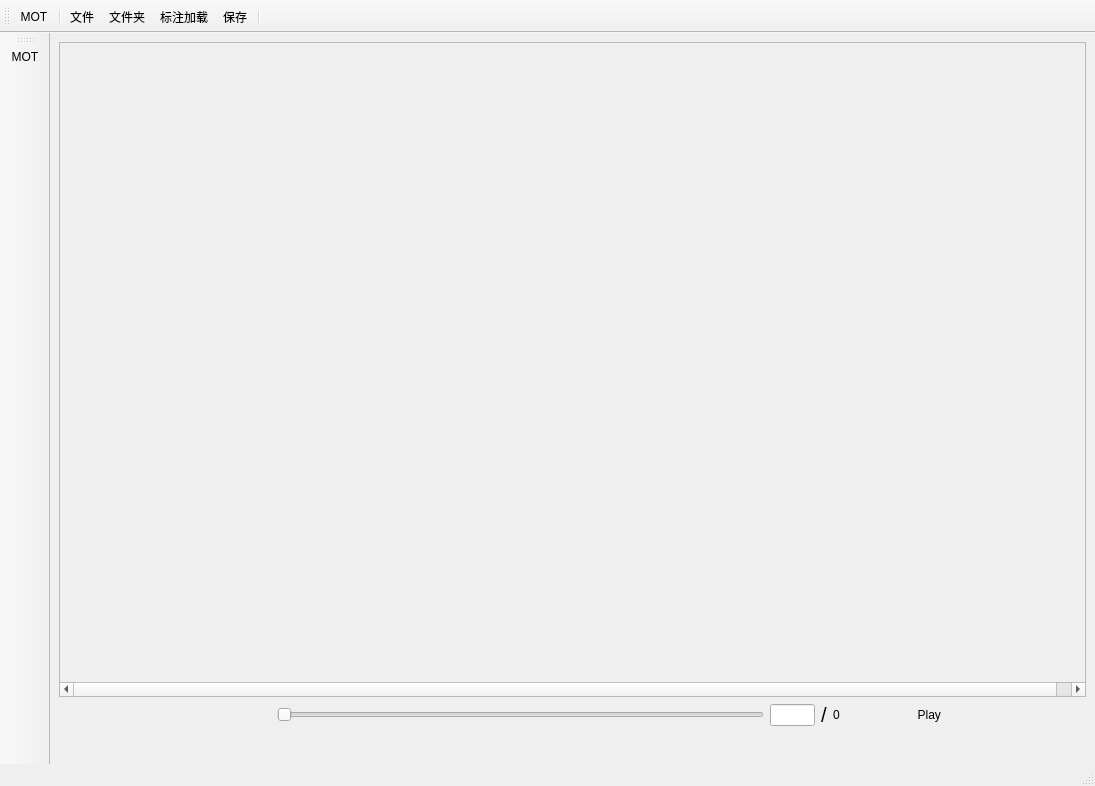
<?xml version="1.0" encoding="UTF-8"?>
<ui version="4.0">
 <class>MainWindow</class>
 <widget class="QMainWindow" name="MainWindow">
  <property name="geometry">
   <rect>
    <x>0</x>
    <y>0</y>
    <width>1095</width>
    <height>786</height>
   </rect>
  </property>
  <property name="windowTitle">
   <string>MainWindow</string>
  </property>
  <property name="styleSheet">
   <string notr="true"/>
  </property>
  <widget class="QWidget" name="centralwidget">
   <layout class="QVBoxLayout" name="verticalLayout">
    <item>
     <widget class="QScrollArea" name="scroll">
      <property name="verticalScrollBarPolicy">
       <enum>Qt::ScrollBarAsNeeded</enum>
      </property>
      <property name="horizontalScrollBarPolicy">
       <enum>Qt::ScrollBarAsNeeded</enum>
      </property>
      <property name="sizeAdjustPolicy">
       <enum>QAbstractScrollArea::AdjustIgnored</enum>
      </property>
      <property name="widgetResizable">
       <bool>false</bool>
      </property>
      <widget class="QWidget" name="scrollAreaWidgetContents">
       <property name="geometry">
        <rect>
         <x>0</x>
         <y>0</y>
         <width>1040</width>
         <height>601</height>
        </rect>
       </property>
      </widget>
     </widget>
    </item>
    <item>
     <layout class="QHBoxLayout" name="horizontalLayout">
      <item>
       <spacer name="horizontalSpacer">
        <property name="orientation">
         <enum>Qt::Horizontal</enum>
        </property>
        <property name="sizeType">
         <enum>QSizePolicy::Fixed</enum>
        </property>
        <property name="sizeHint" stdset="0">
         <size>
          <width>218</width>
          <height>18</height>
         </size>
        </property>
       </spacer>
      </item>
      <item>
       <widget class="QSlider" name="vedioSlider">
        <property name="sizePolicy">
         <sizepolicy hsizetype="Expanding" vsizetype="Fixed">
          <horstretch>0</horstretch>
          <verstretch>0</verstretch>
         </sizepolicy>
        </property>
        <property name="orientation">
         <enum>Qt::Horizontal</enum>
        </property>
       </widget>
      </item>
      <item>
       <widget class="QLineEdit" name="lineCurFrame">
        <property name="sizePolicy">
         <sizepolicy hsizetype="Fixed" vsizetype="Fixed">
          <horstretch>0</horstretch>
          <verstretch>0</verstretch>
         </sizepolicy>
        </property>
        <property name="maximumSize">
         <size>
          <width>45</width>
          <height>16777215</height>
         </size>
        </property>
       </widget>
      </item>
      <item>
       <widget class="QLabel" name="label">
        <property name="font">
         <font>
          <pointsize>15</pointsize>
         </font>
        </property>
        <property name="text">
         <string>/</string>
        </property>
       </widget>
      </item>
      <item>
       <widget class="QLabel" name="labelTotalFrame">
        <property name="text">
         <string>0</string>
        </property>
       </widget>
      </item>
      <item>
       <spacer name="horizontalSpacer_2">
        <property name="orientation">
         <enum>Qt::Horizontal</enum>
        </property>
        <property name="sizeType">
         <enum>QSizePolicy::Fixed</enum>
        </property>
        <property name="sizeHint" stdset="0">
         <size>
          <width>40</width>
          <height>20</height>
         </size>
        </property>
       </spacer>
      </item>
      <item>
       <widget class="QPushButton" name="pushButtonPlay">
        <property name="sizePolicy">
         <sizepolicy hsizetype="Preferred" vsizetype="Preferred">
          <horstretch>0</horstretch>
          <verstretch>0</verstretch>
         </sizepolicy>
        </property>
        <property name="text">
         <string>  Play</string>
        </property>
        <property name="icon">
         <iconset>
          <normaloff>resources/svg/play.svg</normaloff>
          <normalon>resources/svg/stop.svg</normalon>resources/svg/play.svg</iconset>
        </property>
        <property name="iconSize">
         <size>
          <width>35</width>
          <height>32</height>
         </size>
        </property>
        <property name="flat">
         <bool>true</bool>
        </property>
       </widget>
      </item>
      <item>
       <spacer name="horizontalSpacer_5">
        <property name="orientation">
         <enum>Qt::Horizontal</enum>
        </property>
        <property name="sizeType">
         <enum>QSizePolicy::Maximum</enum>
        </property>
        <property name="sizeHint" stdset="0">
         <size>
          <width>120</width>
          <height>20</height>
         </size>
        </property>
       </spacer>
      </item>
     </layout>
    </item>
    <item>
     <layout class="QHBoxLayout" name="horizontalLayout_2">
      <item>
       <spacer name="horizontalSpacer_4">
        <property name="orientation">
         <enum>Qt::Horizontal</enum>
        </property>
        <property name="sizeHint" stdset="0">
         <size>
          <width>40</width>
          <height>20</height>
         </size>
        </property>
       </spacer>
      </item>
      <item>
       <widget class="QPushButton" name="buttonBackward">
        <property name="sizePolicy">
         <sizepolicy hsizetype="Preferred" vsizetype="Preferred">
          <horstretch>0</horstretch>
          <verstretch>0</verstretch>
         </sizepolicy>
        </property>
        <property name="styleSheet">
         <string notr="true"/>
        </property>
        <property name="text">
         <string/>
        </property>
        <property name="icon">
         <iconset>
          <normaloff>resources/svg/backward.svg</normaloff>resources/svg/backward.svg</iconset>
        </property>
        <property name="iconSize">
         <size>
          <width>25</width>
          <height>25</height>
         </size>
        </property>
        <property name="flat">
         <bool>true</bool>
        </property>
       </widget>
      </item>
      <item>
       <widget class="QPushButton" name="buttonPre">
        <property name="sizePolicy">
         <sizepolicy hsizetype="Preferred" vsizetype="Fixed">
          <horstretch>0</horstretch>
          <verstretch>0</verstretch>
         </sizepolicy>
        </property>
        <property name="text">
         <string/>
        </property>
        <property name="icon">
         <iconset>
          <normaloff>resources/svg/previous.svg</normaloff>resources/svg/previous.svg</iconset>
        </property>
        <property name="iconSize">
         <size>
          <width>22</width>
          <height>22</height>
         </size>
        </property>
        <property name="flat">
         <bool>true</bool>
        </property>
       </widget>
      </item>
      <item>
       <widget class="QPushButton" name="buttonNext">
        <property name="sizePolicy">
         <sizepolicy hsizetype="Preferred" vsizetype="Fixed">
          <horstretch>0</horstretch>
          <verstretch>0</verstretch>
         </sizepolicy>
        </property>
        <property name="text">
         <string/>
        </property>
        <property name="icon">
         <iconset>
          <normaloff>resources/svg/next.svg</normaloff>resources/svg/next.svg</iconset>
        </property>
        <property name="iconSize">
         <size>
          <width>22</width>
          <height>22</height>
         </size>
        </property>
        <property name="flat">
         <bool>true</bool>
        </property>
       </widget>
      </item>
      <item>
       <widget class="QPushButton" name="buttonForward">
        <property name="sizePolicy">
         <sizepolicy hsizetype="Preferred" vsizetype="Preferred">
          <horstretch>0</horstretch>
          <verstretch>0</verstretch>
         </sizepolicy>
        </property>
        <property name="text">
         <string/>
        </property>
        <property name="icon">
         <iconset>
          <normaloff>resources/svg/forward.svg</normaloff>resources/svg/forward.svg</iconset>
        </property>
        <property name="iconSize">
         <size>
          <width>25</width>
          <height>25</height>
         </size>
        </property>
        <property name="flat">
         <bool>true</bool>
        </property>
       </widget>
      </item>
      <item>
       <spacer name="horizontalSpacer_3">
        <property name="orientation">
         <enum>Qt::Horizontal</enum>
        </property>
        <property name="sizeHint" stdset="0">
         <size>
          <width>40</width>
          <height>20</height>
         </size>
        </property>
       </spacer>
      </item>
     </layout>
    </item>
   </layout>
  </widget>
  <widget class="QMenuBar" name="menubar">
   <property name="geometry">
    <rect>
     <x>0</x>
     <y>0</y>
     <width>1095</width>
     <height>22</height>
    </rect>
   </property>
  </widget>
  <widget class="QStatusBar" name="statusbar"/>
  <widget class="QToolBar" name="toolBar">
   <property name="windowTitle">
    <string>toolBar</string>
   </property>
   <property name="toolButtonStyle">
    <enum>Qt::ToolButtonTextBesideIcon</enum>
   </property>
   <attribute name="toolBarArea">
    <enum>TopToolBarArea</enum>
   </attribute>
   <attribute name="toolBarBreak">
    <bool>false</bool>
   </attribute>
   <addaction name="actionToolbar"/>
   <addaction name="separator"/>
   <addaction name="actionFile"/>
   <addaction name="actionDict"/>
   <addaction name="actionGt"/>
   <addaction name="actionSave"/>
   <addaction name="separator"/>
  </widget>
  <widget class="QToolBar" name="toolBarVertical">
   <property name="windowTitle">
    <string>toolBar_2</string>
   </property>
   <attribute name="toolBarArea">
    <enum>LeftToolBarArea</enum>
   </attribute>
   <attribute name="toolBarBreak">
    <bool>false</bool>
   </attribute>
   <addaction name="actionToolbar"/>
  </widget>
  <action name="actionToolbar">
   <property name="text">
    <string>MOT</string>
   </property>
   <property name="toolTip">
    <string>MOT</string>
   </property>
  </action>
  <action name="actionFile">
   <property name="icon">
    <iconset>
     <normaloff>resources/svg/mp4.svg</normaloff>resources/svg/mp4.svg</iconset>
   </property>
   <property name="text">
    <string>文件</string>
   </property>
   <property name="toolTip">
    <string>导入视频或图片帧文件夹</string>
   </property>
  </action>
  <action name="actionGt">
   <property name="icon">
    <iconset>
     <normaloff>resources/svg/load.svg</normaloff>resources/svg/load.svg</iconset>
   </property>
   <property name="text">
    <string>标注加载</string>
   </property>
   <property name="toolTip">
    <string>导入标注文件</string>
   </property>
  </action>
  <action name="actionSave">
   <property name="icon">
    <iconset>
     <normaloff>resources/svg/save.svg</normaloff>resources/svg/save.svg</iconset>
   </property>
   <property name="text">
    <string>保存</string>
   </property>
   <property name="toolTip">
    <string>保存视频 [Ctrl+S]</string>
   </property>
   <property name="shortcut">
    <string>Ctrl+S</string>
   </property>
  </action>
  <action name="actionUndo">
   <property name="icon">
    <iconset>
     <normaloff>resources/svg/undo.svg</normaloff>resources/svg/undo.svg</iconset>
   </property>
   <property name="text">
    <string>撤销</string>
   </property>
   <property name="toolTip">
    <string>撤销 [Ctrl+Z]</string>
   </property>
   <property name="shortcut">
    <string>Ctrl+Z</string>
   </property>
  </action>
  <action name="actionRedo [Ctrl+Shift+Z]">
   <property name="icon">
    <iconset>
     <normaloff>resources/svg/redo.svg</normaloff>resources/svg/redo.svg</iconset>
   </property>
   <property name="text">
    <string>恢复</string>
   </property>
   <property name="toolTip">
    <string>恢复</string>
   </property>
   <property name="shortcut">
    <string>Ctrl+Shift+Z</string>
   </property>
  </action>
  <action name="actionModel">
   <property name="icon">
    <iconset>
     <normaloff>resources/svg/model.svg</normaloff>resources/svg/model.svg</iconset>
   </property>
   <property name="text">
    <string>模型</string>
   </property>
   <property name="toolTip">
    <string>导入目标跟踪模型</string>
   </property>
  </action>
  <action name="actionTrack">
   <property name="icon">
    <iconset>
     <normaloff>resources/svg/track.svg</normaloff>resources/svg/track.svg</iconset>
   </property>
   <property name="text">
    <string>跟踪</string>
   </property>
  </action>
  <action name="actionFit">
   <property name="icon">
    <iconset>
     <normaloff>resources/svg/fit.svg</normaloff>resources/svg/fit.svg</iconset>
   </property>
   <property name="text">
    <string>适应窗口</string>
   </property>
   <property name="toolTip">
    <string>适应窗口</string>
   </property>
  </action>
  <action name="actionAnnot">
   <property name="icon">
    <iconset>
     <normaloff>resources/svg/annot.svg</normaloff>resources/svg/annot.svg</iconset>
   </property>
   <property name="text">
    <string>标注</string>
   </property>
   <property name="shortcut">
    <string>W</string>
   </property>
  </action>
  <action name="actionDict">
   <property name="icon">
    <iconset>
     <normaloff>resources/svg/dict.svg</normaloff>resources/svg/dict.svg</iconset>
   </property>
   <property name="text">
    <string>文件夹</string>
   </property>
   <property name="toolTip">
    <string>选择存放视频帧的文件夹</string>
   </property>
  </action>
  <action name="actionZoomIn">
   <property name="icon">
    <iconset>
     <normaloff>resources/svg/zoomin.svg</normaloff>resources/svg/zoomin.svg</iconset>
   </property>
   <property name="text">
    <string>放大</string>
   </property>
   <property name="toolTip">
    <string>放大 [Ctrl+滚轮↑]</string>
   </property>
  </action>
  <action name="actionZoomOut">
   <property name="icon">
    <iconset>
     <normaloff>resources/svg/zoomout.svg</normaloff>resources/svg/zoomout.svg</iconset>
   </property>
   <property name="text">
    <string>缩小</string>
   </property>
   <property name="toolTip">
    <string>缩小 [Ctrl+滚轮↓]</string>
   </property>
  </action>
 </widget>
 <resources/>
 <connections/>
</ui>
